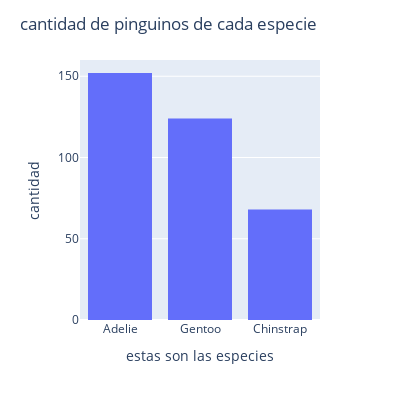

Notebook source saved alongside this figure:
### Code cell
fig=px.histogram(datos, 
            x='especies',
            width=400, height=400)
fig.update_layout(title='cantidad de pinguinos de cada especie',
                 yaxis_title='cantidad',
                 xaxis_title='estas son las especies')
fig.show()

### Figure 1 — Plotly figure (JSON) as saved in the notebook; plotly's stock layout.template omitted (floating-point values rounded to 4 significant figures; data arrays with more than 128 entries replaced by an {"elided": "..."} marker saying what was removed)
{"data": [{"alignmentgroup": "True", "bingroup": "x", "hovertemplate": "especies=%{x}<br>count=%{y}<extra></extra>", "legendgroup": "", "marker": {"color": "#636efa", "pattern": {"shape": ""}}, "name": "", "offsetgroup": "", "orientation": "v", "showlegend": false, "type": "histogram", "x": {"elided": "344 str values"}, "xaxis": "x", "yaxis": "y"}], "layout": {"barmode": "relative", "height": 400, "legend": {"tracegroupgap": 0}, "margin": {"t": 60}, "title": {"text": "cantidad de pinguinos de cada especie"}, "width": 400, "xaxis": {"anchor": "y", "domain": [0, 1], "title": {"text": "estas son las especies"}}, "yaxis": {"anchor": "x", "domain": [0, 1], "title": {"text": "cantidad"}}}}
